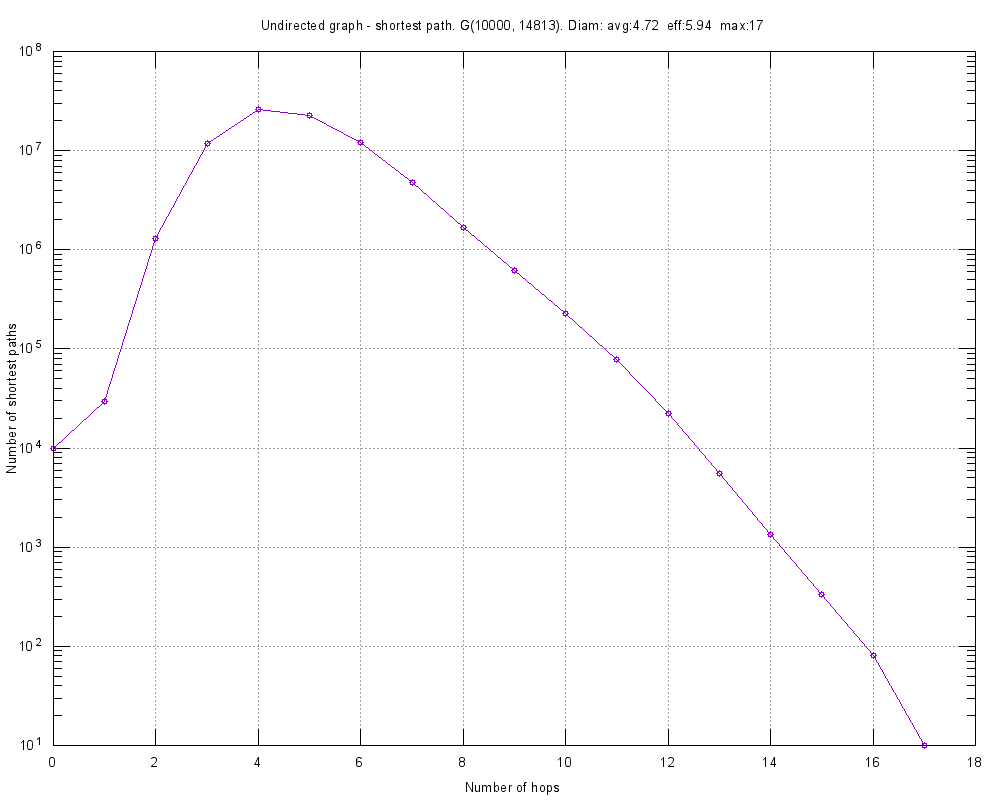

This chart was generated by the following gnuplot code:
#
# Undirected graph - shortest path. G(10000, 14813). Diam: avg:4.72  eff:5.94  max:17 (Sat Feb 18 15:50:36 2017)
#

set title "Undirected graph - shortest path. G(10000, 14813). Diam: avg:4.72  eff:5.94  max:17"
set key bottom right
set logscale y 10
set format y "10^{%L}"
set mytics 10
set grid
set xlabel "Number of hops"
set ylabel "Number of shortest paths"
set tics scale 2
set terminal png font arial 10 size 1000,800
set output 'diam.RandomNetworkShortestPath.png'
plot 	"diam.RandomNetworkShortestPath.tab" using 1:2 title "" with linespoints pt 6
